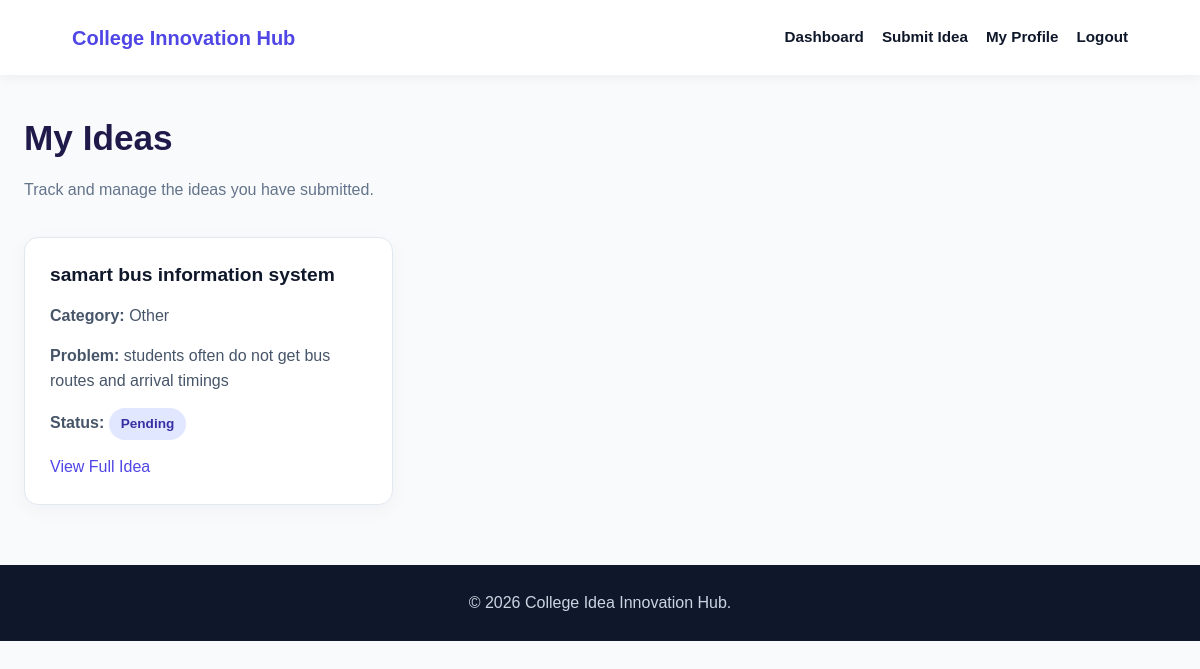
Screenshot of /student/my-ideas (signed in) with the database file from the repository.
### tables this page shows
CREATE TABLE ideas (
            id INTEGER PRIMARY KEY AUTOINCREMENT,
            student_id INTEGER NOT NULL,
            title TEXT NOT NULL,
            category TEXT NOT NULL,
            problem TEXT NOT NULL,
            solution TEXT NOT NULL,
            description TEXT NOT NULL,
            status TEXT NOT NULL DEFAULT 'Pending',
            faculty_feedback TEXT DEFAULT '',
            created_at TIMESTAMP DEFAULT CURRENT_TIMESTAMP,
            FOREIGN KEY (student_id) REFERENCES users(id)
        );

### app.py (the view)
@app.route("/student/my-ideas")
@student_required
def my_ideas():
    connection = get_db()
    ideas_list = connection.execute("""
        SELECT *
        FROM ideas
        WHERE student_id = ?
        ORDER BY created_at DESC
    """, (session["user_id"],)).fetchall()
    connection.close()
    return render_template(
        "student/my-ideas.html",
        ideas=ideas_list
    )

### app.py (called while the page is built)
def get_db():
    connection = sqlite3.connect(DATABASE)
    connection.row_factory = sqlite3.Row
    connection.execute("PRAGMA foreign_keys = ON")
    return connection

def login_required(view_function):
    @wraps(view_function)
    def wrapped_view(*args, **kwargs):
        if "user_id" not in session:
            flash("Please log in to continue.", "error")
            return redirect(url_for("login"))
        return view_function(*args, **kwargs)
    return wrapped_view

def student_required(view_function):
    @wraps(view_function)
    @login_required
    def wrapped_view(*args, **kwargs):
        if session.get("user_role") != "student":
            abort(403)
        return view_function(*args, **kwargs)
    return wrapped_view

### templates/student/my-ideas.html (shortened to what this page needs)
<!DOCTYPE html>
<html lang="en">
<head>
    <link rel="stylesheet" href="/css/style.css">
    <link rel="stylesheet" href="/css/dashboard.css">
    <link rel="stylesheet" href="/css/responsive.css">
</head>
<body>
    <header class="navbar">
        <div class="logo">College Innovation Hub</div>
        <nav>
            <a href="{{ url_for('student_dashboard') }}">Dashboard</a>
            <a href="{{ url_for('submit_idea') }}">Submit Idea</a>
            <a href="{{ url_for('student_profile') }}">My Profile</a>
            <a href="{{ url_for('logout') }}">Logout</a>
        </nav>
    </header>
    <main class="dashboard-container">
        <section class="welcome-section">
            <h1>My Ideas</h1>
            <p>Track and manage the ideas you have submitted.</p>
        </section>
        {% if ideas %}
            <div class="idea-grid">
                {% for idea in ideas %}
                    <div class="idea-card">
                        <h3>{{ idea.title }}</h3>
                        <p>
                            <strong>Category:</strong>
                            {{ idea.category }}
                        </p>
                        <p>
                            <strong>Problem:</strong>
                            {{ idea.problem }}
                        </p>
                        <p>
                            <strong>Status:</strong>
                            <span class="status-badge">
                                {{ idea.status }}
                            </span>
                        </p>
                        <a href="{{ url_for('idea_details', idea_id=idea.id) }}">
                            View Full Idea
                        </a>
                    </div>
                {% endfor %}
            </div>
        {% endif %}
    </main>
    <footer>
        <p>&copy; 2026 College Idea Innovation Hub.</p>
    </footer>
</body>
</html>

### rows the page displays
ideas: title "samart bus information system", category "Other", problem "students often do not get bus routes and arrival timings", status "Pending"
